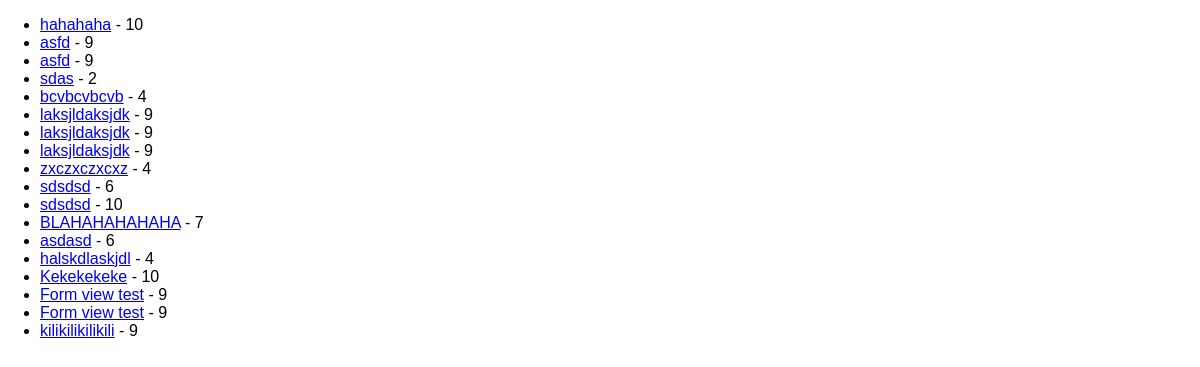
The page /review on the database as committed earlier.
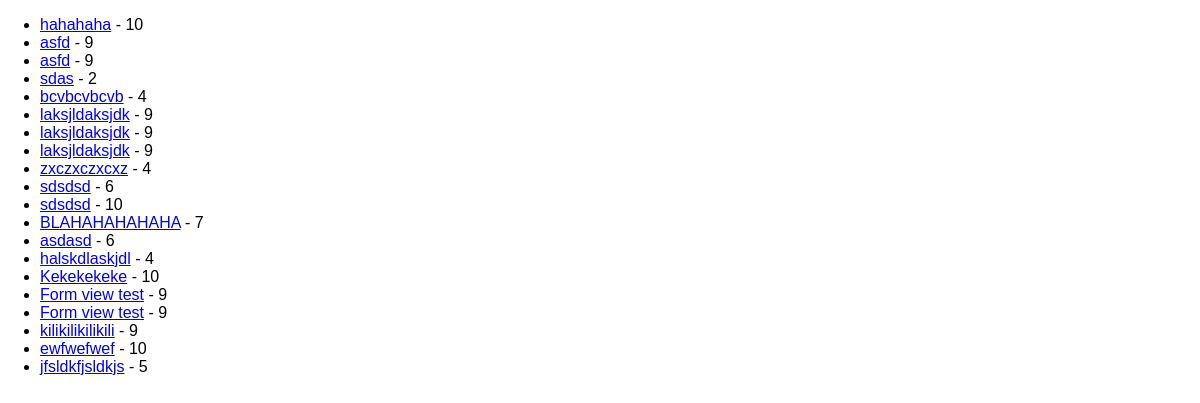
The same page on the database as committed later.
### reviews/models.py (models this page shows, shortened)
class Review(models.Model):
    username = models.CharField(max_length=100)
    review_text = models.TextField(max_length=500)
    rating = models.IntegerField(validators=[MinValueValidator(1),
                                             MaxValueValidator(10)])

### reviews/views.py (the view)
# urls.py: path("review",views.ReviewListView.as_view()),
class ReviewListView(ListView):
    template_name = "reviews/review_list.html"
    model = Review
    context_object_name = "reviews"

### reviews/templates/reviews/review_list.html (shortened to what this page needs)
{% extends "reviews/base.html" %}
{% block content %}
<ul>
    {% for review in reviews %}
        <li><a href="review/{{review.id}}">{{review.username}}</a> - {{review.rating}}</li>
    {% endfor %}
</ul>
{% endblock content %}

Rows that differ between the two databases and show on the page:
added Review: username "ewfwefwef", rating "10"
added Review: username "jfsldkfjsldkjs", rating "5"
